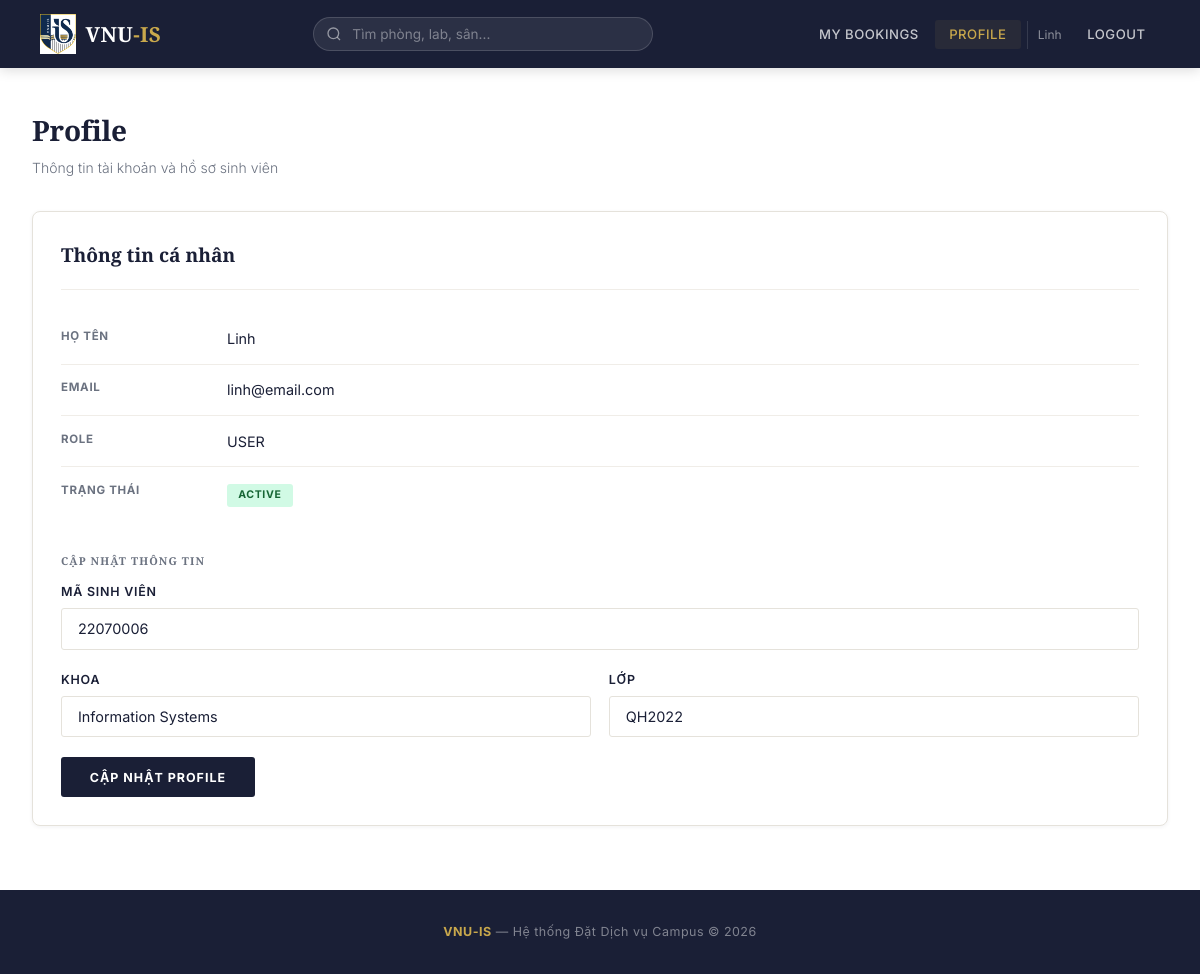
The app's page /user/profile.php (signed in) with its own data.
### tables this page shows
CREATE TABLE users (
    user_id INT AUTO_INCREMENT PRIMARY KEY,
    role_id INT NOT NULL,
    full_name VARCHAR(100) NOT NULL,
    email VARCHAR(150) NOT NULL UNIQUE,
    password_hash VARCHAR(255) NOT NULL,
    account_status ENUM('active', 'inactive') NOT NULL DEFAULT 'active',
    created_at DATETIME NOT NULL DEFAULT CURRENT_TIMESTAMP,
    FOREIGN KEY (role_id) REFERENCES roles(role_id)
);

CREATE TABLE user_profiles (
    profile_id INT AUTO_INCREMENT PRIMARY KEY,
    user_id INT NOT NULL UNIQUE,
    student_code VARCHAR(50) DEFAULT NULL,
    faculty VARCHAR(100) DEFAULT NULL,
    class_name VARCHAR(100) DEFAULT NULL,
    FOREIGN KEY (user_id) REFERENCES users(user_id) ON DELETE CASCADE
);

### config/database.php (called while the page is built, shortened)
<?php
function getDB(): PDO
{
    static $pdo = null;
    if ($pdo === null) {
        $pdo = new PDO(
            'mysql:host=' . DB_HOST . ';dbname=' . DB_NAME . ';charset=utf8mb4',
            DB_USER,
            DB_PASS,
            [
                PDO::ATTR_ERRMODE => PDO::ERRMODE_EXCEPTION,
                PDO::ATTR_DEFAULT_FETCH_MODE => PDO::FETCH_ASSOC,
            ]
        );
    }
    return $pdo;
}

### backend/core/Database.php (called while the page is built, shortened)
<?php
class Database
{
    private static ?PDO $connection = null;
    public static function getConnection(): PDO
    {
        if (self::$connection === null) {
            self::$connection = getDB();
        }
        return self::$connection;
    }
}

### backend/core/Auth.php (called while the page is built, shortened)
<?php
class Auth
{
    public static function userId(): ?int
    {
        return isset($_SESSION['user_id']) ? (int) $_SESSION['user_id'] : null;
    }
    public static function roleName(): ?string
    {
        return $_SESSION['role_name'] ?? null;
    }
}

### backend/services/UserService.php (called while the page is built, shortened)
<?php
class UserService
{
    private UserModel $userModel;
    public function __construct()
    {
        $this->userModel = new UserModel();
    }
    public function getUserWithProfile(int $userId): ?array
    {
        return $this->userModel->findWithProfile($userId);
    }
}

### backend/models/BaseModel.php (called while the page is built, shortened)
<?php
abstract class BaseModel
{
    public function __construct()
    {
        $this->db = Database::getConnection();
    }
}

### backend/models/UserModel.php (called while the page is built, shortened)
<?php
class UserModel extends BaseModel
{
    public function findWithProfile(int $userId): ?array
    {
        $stmt = $this->db->prepare("
            SELECT u.*, r.role_name, up.profile_id, up.student_code, up.faculty, up.class_name
            FROM users u
            INNER JOIN roles r ON u.role_id = r.role_id
            LEFT JOIN user_profiles up ON u.user_id = up.user_id
            WHERE u.user_id = ?
        ");
        $stmt->execute([$userId]);
        return $stmt->fetch() ?: null;
    }
}

### backend/core/Helpers.php (called while the page is built, shortened)
<?php
function e(?string $value): string
{
    return htmlspecialchars($value ?? '', ENT_QUOTES, 'UTF-8');
}

### user/profile.php (the view, shortened to what this page needs)
<?php
require_once __DIR__ . '/../includes/auth.php';
$userService = new UserService();
$userId = Auth::userId();
$user = $userService->getUserWithProfile($userId);
require_once __DIR__ . '/../includes/header.php';
?>
<p class="page-title">Profile</p>
<p class="page-subtitle">Thông tin tài khoản và hồ sơ sinh viên</p>
<div class="card">
    <div class="card-header">
        <h2>Thông tin cá nhân</h2>
    </div>
    <ul class="detail-list mb-lg">
        <li><span class="label">Họ tên</span><span class="value"><?= e($user['full_name']) ?></span></li>
        <li><span class="label">Email</span><span class="value"><?= e($user['email']) ?></span></li>
        <li><span class="label">Role</span><span class="value"><?= e(Auth::roleName()) ?></span></li>
        <li><span class="label">Trạng thái</span><span class="value"><span class="badge badge-<?= $user['account_status'] ?>"><?= e($user['account_status']) ?></span></span></li>
    </ul>
    <h3 class="section-label">Cập nhật thông tin</h3>
    <form method="POST">
        <div class="form-group">
            <label for="student_code">Mã sinh viên</label>
            <input type="text" id="student_code" name="student_code" class="form-control" value="<?= e($user['student_code'] ?? '') ?>">
        </div>
        <div class="form-row">
            <div class="form-group">
                <label for="faculty">Khoa</label>
                <input type="text" id="faculty" name="faculty" class="form-control" value="<?= e($user['faculty'] ?? '') ?>">
            </div>
            <div class="form-group">
                <label for="class_name">Lớp</label>
                <input type="text" id="class_name" name="class_name" class="form-control" value="<?= e($user['class_name'] ?? '') ?>">
            </div>
        </div>
        <button type="submit" class="btn btn-primary">Cập nhật Profile</button>
    </form>
</div>
<?php require_once __DIR__ . '/../includes/footer.php'; ?>

### assets/css/style.css (style rules this page uses)
:root { --navy: #1a1f36; --navy-hover: #0f1220; --gold: #c9a84c; --gold-light: #e8c97a; --white: #ffffff; --cream: #f8f6f2; --bg: #f5f5f0; --text: #1a1f36; --text-muted: #6b7280; --text-light: #9ca3af; --border: #e5e2db; --border-light:#f0ede8; --success: #2d6a4f; --danger: #c0392b; --warning: #d97706; --shadow-sm: 0 1px 4px rgba(26,31,54,0.06); --shadow: 0 4px 24px rgba(26,31,54,0.10); --shadow-lg: 0 12px 48px rgba(26,31,54,0.14); --radius: 4px; --radius-sm: 3px; --radius-lg: 8px; }
* { margin: 0; padding: 0; box-sizing: border-box; }
body { font-family: 'Inter', -apple-system, sans-serif; background: var(--white); color: var(--text); line-height: 1.6; min-height: 100vh; display: flex; flex-direction: column; -webkit-font-smoothing: antialiased; }
h1, h2, h3 { font-family: 'Playfair Display', serif; }
.page-title { font-family: 'Playfair Display', serif; font-size: 1.75rem; font-weight: 700; color: var(--text); letter-spacing: -0.01em; margin-bottom: 0.25rem; }
.page-subtitle { color: var(--text-muted); font-size: 0.875rem; margin-bottom: 2rem; font-weight: 300; }
.card { background: var(--white); border-radius: var(--radius-lg); padding: 1.75rem; margin-bottom: 1.5rem; border: 1px solid var(--border); box-shadow: var(--shadow-sm); }
.card-header { display: flex; align-items: center; justify-content: space-between; margin-bottom: 1.5rem; padding-bottom: 1.1rem; border-bottom: 1px solid var(--border-light); }
.card-header h2 { font-family: 'Playfair Display', serif; font-size: 1.2rem; font-weight: 700; color: var(--text); }
.btn { display: inline-flex; align-items: center; justify-content: center; padding: 0.7rem 1.8rem; border-radius: var(--radius-sm); font-size: 0.78rem; font-weight: 700; font-family: inherit; cursor: pointer; border: none; transition: all 0.2s; line-height: 1.4; text-decoration: none !important; letter-spacing: 0.08em; text-transform: uppercase; }
.btn-primary { background: var(--navy); color: var(--white); }
.form-group { margin-bottom: 1.25rem; }
.form-group label { display: block; margin-bottom: 0.4rem; font-weight: 600; color: var(--text); font-size: 0.78rem; text-transform: uppercase; letter-spacing: 0.06em; }
.form-control { width: 100%; padding: 0.7rem 1rem; border: 1px solid var(--border); border-radius: var(--radius-sm); font-size: 0.9rem; font-family: inherit; transition: border-color 0.2s, box-shadow 0.2s; background: var(--white); color: var(--text); }
.form-row { display: grid; grid-template-columns: 1fr 1fr; gap: 1.1rem; }
.badge { display: inline-block; padding: 0.2rem 0.7rem; border-radius: 3px; font-size: 0.66rem; font-weight: 700; letter-spacing: 0.06em; text-transform: uppercase; }
.badge-active { background: #d1fae5; color: #166534; }
.detail-list { list-style: none; }
.detail-list li { padding: 0.85rem 0; border-bottom: 1px solid var(--border-light); display: flex; gap: 1rem; font-size: 0.9rem; }
.detail-list li:last-child { border-bottom: none; }
.detail-list .label { font-weight: 700; color: var(--text-muted); min-width: 150px; font-size: 0.72rem; text-transform: uppercase; letter-spacing: 0.06em; }
.detail-list .value { color: var(--text); font-weight: 400; }
.section-label { font-size: 0.68rem; font-weight: 700; color: var(--text-muted); text-transform: uppercase; letter-spacing: 0.1em; margin: 1.5rem 0 0.75rem; }
.mb-lg { margin-bottom: 2rem; }

### records on screen
users: full_name "Linh", email "linh@email.com", account_status "ACTIVE", student_code "22070006", faculty "Information Systems", class_name "QH2022"

### other values on screen
$_SESSION['full_name'] "Linh"
Auth::roleName() "USER"
